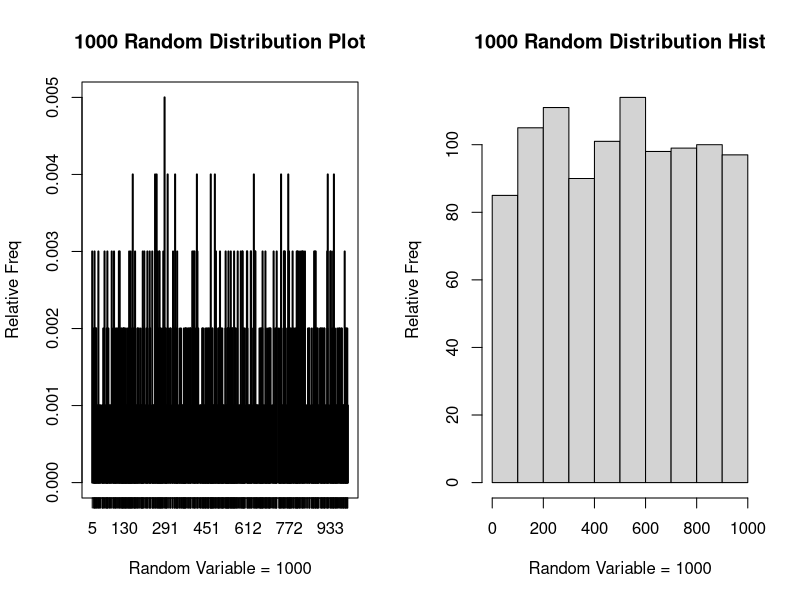

R code for this plot:
# --- FA 5 -- #

probabilities <- c

dGeom <- function(x, prob) {
  psuccess <- prob
  var <- x  + 1
  
  pfailed <- (1-psuccess)**(var-1)
  result <- psuccess * pfailed
  
  return(result)
}

dGeom(4, 0.03)

rGeom <- function(x, prob) {
  q <- 1-prob
  prob_set <- c()
  sample_set <- c()
  
  #Cumulative probabilities & Sample Set
  if(length(x) > 1) {
    for (i in (x+1)) {
      prob_set[i] <- (1 - q**i)
    }
    sample_set <- sample(c(x), length(x), replace = T, prob = prob_set)
    
  } else {
    for (i in 1:(x+1)) {
      prob_set[i] <- (1 - q**i)
    }
    sample_set <- sample(c(1:(x+1)), x, replace = T, prob = prob_set)
  }
  probabilities <- sample_set
  return(sample_set)
}

n <- 1000
prob <- 0.2
result <- rGeom(n, prob)

# Mean and Median
rGeom_mean <- mean(result)
rGeom_mean

rGeom_var <- var(result)
rGeom_var

rGeom_sd <- sd(result)
rGeom_sd

par(mfrow = c(1,2), bg="white")
plot(table(result + 1)/length(result + 1), main="1000 Random Distribution Plot", xlab = "Random Variable = 1000", ylab = "Relative Freq", type = "h")
hist(result, main="1000 Random Distribution Hist", xlab = "Random Variable = 1000", ylab = "Relative Freq")